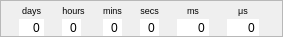
<?xml version="1.0" encoding="UTF-8"?>
<ui version="4.0">
 <class>TimeDurationWidget</class>
 <widget class="QWidget" name="TimeDurationWidget">
  <property name="geometry">
   <rect>
    <x>0</x>
    <y>0</y>
    <width>283</width>
    <height>37</height>
   </rect>
  </property>
  <property name="sizePolicy">
   <sizepolicy hsizetype="Maximum" vsizetype="Preferred">
    <horstretch>0</horstretch>
    <verstretch>0</verstretch>
   </sizepolicy>
  </property>
  <property name="minimumSize">
   <size>
    <width>0</width>
    <height>0</height>
   </size>
  </property>
  <property name="autoFillBackground">
   <bool>true</bool>
  </property>
  <layout class="QGridLayout" name="gridLayout">
   <property name="leftMargin">
    <number>0</number>
   </property>
   <property name="topMargin">
    <number>0</number>
   </property>
   <property name="rightMargin">
    <number>0</number>
   </property>
   <property name="bottomMargin">
    <number>0</number>
   </property>
   <property name="spacing">
    <number>0</number>
   </property>
   <item row="0" column="0">
    <widget class="QFrame" name="frame">
     <property name="frameShape">
      <enum>QFrame::StyledPanel</enum>
     </property>
     <property name="frameShadow">
      <enum>QFrame::Sunken</enum>
     </property>
     <property name="lineWidth">
      <number>0</number>
     </property>
     <layout class="QHBoxLayout" name="horizontalLayout">
      <property name="spacing">
       <number>0</number>
      </property>
      <property name="leftMargin">
       <number>0</number>
      </property>
      <property name="topMargin">
       <number>0</number>
      </property>
      <property name="rightMargin">
       <number>0</number>
      </property>
      <property name="bottomMargin">
       <number>0</number>
      </property>
      <item>
       <layout class="QVBoxLayout" name="daysLayout">
        <property name="spacing">
         <number>0</number>
        </property>
        <item>
         <widget class="QLabel" name="label">
          <property name="font">
           <font>
            <pointsize>7</pointsize>
           </font>
          </property>
          <property name="lineWidth">
           <number>0</number>
          </property>
          <property name="text">
           <string>days</string>
          </property>
          <property name="alignment">
           <set>Qt::AlignCenter</set>
          </property>
         </widget>
        </item>
        <item>
         <widget class="QSpinBox" name="spinDays">
          <property name="sizePolicy">
           <sizepolicy hsizetype="Maximum" vsizetype="Maximum">
            <horstretch>0</horstretch>
            <verstretch>0</verstretch>
           </sizepolicy>
          </property>
          <property name="font">
           <font>
            <pointsize>9</pointsize>
           </font>
          </property>
          <property name="toolTip">
           <string>days</string>
          </property>
          <property name="frame">
           <bool>false</bool>
          </property>
          <property name="alignment">
           <set>Qt::AlignRight|Qt::AlignTrailing|Qt::AlignVCenter</set>
          </property>
          <property name="buttonSymbols">
           <enum>QAbstractSpinBox::NoButtons</enum>
          </property>
          <property name="maximum">
           <number>365</number>
          </property>
         </widget>
        </item>
       </layout>
      </item>
      <item>
       <layout class="QVBoxLayout" name="hoursLayout">
        <property name="spacing">
         <number>0</number>
        </property>
        <item>
         <widget class="QLabel" name="label_2">
          <property name="font">
           <font>
            <pointsize>7</pointsize>
           </font>
          </property>
          <property name="lineWidth">
           <number>0</number>
          </property>
          <property name="text">
           <string>hours</string>
          </property>
          <property name="alignment">
           <set>Qt::AlignCenter</set>
          </property>
         </widget>
        </item>
        <item>
         <widget class="QSpinBox" name="spinH">
          <property name="sizePolicy">
           <sizepolicy hsizetype="Maximum" vsizetype="Maximum">
            <horstretch>0</horstretch>
            <verstretch>0</verstretch>
           </sizepolicy>
          </property>
          <property name="font">
           <font>
            <pointsize>9</pointsize>
           </font>
          </property>
          <property name="toolTip">
           <string>hours</string>
          </property>
          <property name="frame">
           <bool>false</bool>
          </property>
          <property name="alignment">
           <set>Qt::AlignRight|Qt::AlignTrailing|Qt::AlignVCenter</set>
          </property>
          <property name="buttonSymbols">
           <enum>QAbstractSpinBox::NoButtons</enum>
          </property>
          <property name="minimum">
           <number>-1</number>
          </property>
          <property name="maximum">
           <number>25</number>
          </property>
         </widget>
        </item>
       </layout>
      </item>
      <item>
       <layout class="QVBoxLayout" name="minsLayout">
        <property name="spacing">
         <number>0</number>
        </property>
        <item>
         <widget class="QLabel" name="label_3">
          <property name="font">
           <font>
            <pointsize>7</pointsize>
           </font>
          </property>
          <property name="lineWidth">
           <number>0</number>
          </property>
          <property name="text">
           <string>mins</string>
          </property>
          <property name="alignment">
           <set>Qt::AlignCenter</set>
          </property>
         </widget>
        </item>
        <item>
         <widget class="QSpinBox" name="spinM">
          <property name="sizePolicy">
           <sizepolicy hsizetype="Maximum" vsizetype="Maximum">
            <horstretch>0</horstretch>
            <verstretch>0</verstretch>
           </sizepolicy>
          </property>
          <property name="font">
           <font>
            <pointsize>9</pointsize>
           </font>
          </property>
          <property name="toolTip">
           <string>minutes</string>
          </property>
          <property name="frame">
           <bool>false</bool>
          </property>
          <property name="alignment">
           <set>Qt::AlignRight|Qt::AlignTrailing|Qt::AlignVCenter</set>
          </property>
          <property name="buttonSymbols">
           <enum>QAbstractSpinBox::NoButtons</enum>
          </property>
          <property name="minimum">
           <number>-1</number>
          </property>
          <property name="maximum">
           <number>60</number>
          </property>
         </widget>
        </item>
       </layout>
      </item>
      <item>
       <layout class="QVBoxLayout" name="secsLayout">
        <property name="spacing">
         <number>0</number>
        </property>
        <item>
         <widget class="QLabel" name="label_4">
          <property name="font">
           <font>
            <pointsize>7</pointsize>
           </font>
          </property>
          <property name="lineWidth">
           <number>0</number>
          </property>
          <property name="text">
           <string>secs</string>
          </property>
          <property name="alignment">
           <set>Qt::AlignCenter</set>
          </property>
         </widget>
        </item>
        <item>
         <widget class="QSpinBox" name="spinS">
          <property name="sizePolicy">
           <sizepolicy hsizetype="Maximum" vsizetype="Maximum">
            <horstretch>0</horstretch>
            <verstretch>0</verstretch>
           </sizepolicy>
          </property>
          <property name="font">
           <font>
            <pointsize>9</pointsize>
           </font>
          </property>
          <property name="toolTip">
           <string>seconds</string>
          </property>
          <property name="frame">
           <bool>false</bool>
          </property>
          <property name="alignment">
           <set>Qt::AlignRight|Qt::AlignTrailing|Qt::AlignVCenter</set>
          </property>
          <property name="buttonSymbols">
           <enum>QAbstractSpinBox::NoButtons</enum>
          </property>
          <property name="prefix">
           <string/>
          </property>
          <property name="minimum">
           <number>-1</number>
          </property>
          <property name="maximum">
           <number>60</number>
          </property>
         </widget>
        </item>
       </layout>
      </item>
      <item>
       <layout class="QVBoxLayout" name="msLayout">
        <property name="spacing">
         <number>0</number>
        </property>
        <item>
         <widget class="QLabel" name="label_ms">
          <property name="font">
           <font>
            <pointsize>7</pointsize>
           </font>
          </property>
          <property name="lineWidth">
           <number>0</number>
          </property>
          <property name="text">
           <string>ms</string>
          </property>
          <property name="alignment">
           <set>Qt::AlignCenter</set>
          </property>
         </widget>
        </item>
        <item>
         <widget class="QSpinBox" name="spin_ms">
          <property name="sizePolicy">
           <sizepolicy hsizetype="Maximum" vsizetype="Maximum">
            <horstretch>0</horstretch>
            <verstretch>0</verstretch>
           </sizepolicy>
          </property>
          <property name="font">
           <font>
            <pointsize>9</pointsize>
           </font>
          </property>
          <property name="toolTip">
           <string>seconds</string>
          </property>
          <property name="frame">
           <bool>false</bool>
          </property>
          <property name="alignment">
           <set>Qt::AlignRight|Qt::AlignTrailing|Qt::AlignVCenter</set>
          </property>
          <property name="buttonSymbols">
           <enum>QAbstractSpinBox::NoButtons</enum>
          </property>
          <property name="prefix">
           <string/>
          </property>
          <property name="minimum">
           <number>-1</number>
          </property>
          <property name="maximum">
           <number>1000</number>
          </property>
          <property name="singleStep">
           <number>1</number>
          </property>
          <property name="displayIntegerBase">
           <number>10</number>
          </property>
         </widget>
        </item>
       </layout>
      </item>
      <item>
       <layout class="QVBoxLayout" name="usLayout">
        <property name="spacing">
         <number>0</number>
        </property>
        <item>
         <widget class="QLabel" name="label_us">
          <property name="font">
           <font>
            <pointsize>7</pointsize>
           </font>
          </property>
          <property name="lineWidth">
           <number>0</number>
          </property>
          <property name="text">
           <string>μs</string>
          </property>
          <property name="alignment">
           <set>Qt::AlignCenter</set>
          </property>
         </widget>
        </item>
        <item>
         <widget class="QSpinBox" name="spin_us">
          <property name="sizePolicy">
           <sizepolicy hsizetype="Maximum" vsizetype="Maximum">
            <horstretch>0</horstretch>
            <verstretch>0</verstretch>
           </sizepolicy>
          </property>
          <property name="font">
           <font>
            <pointsize>9</pointsize>
           </font>
          </property>
          <property name="toolTip">
           <string>seconds</string>
          </property>
          <property name="frame">
           <bool>false</bool>
          </property>
          <property name="alignment">
           <set>Qt::AlignRight|Qt::AlignTrailing|Qt::AlignVCenter</set>
          </property>
          <property name="buttonSymbols">
           <enum>QAbstractSpinBox::NoButtons</enum>
          </property>
          <property name="prefix">
           <string/>
          </property>
          <property name="minimum">
           <number>-1</number>
          </property>
          <property name="maximum">
           <number>1000</number>
          </property>
          <property name="singleStep">
           <number>1</number>
          </property>
          <property name="displayIntegerBase">
           <number>10</number>
          </property>
         </widget>
        </item>
       </layout>
      </item>
     </layout>
    </widget>
   </item>
  </layout>
 </widget>
 <resources/>
 <connections/>
</ui>
